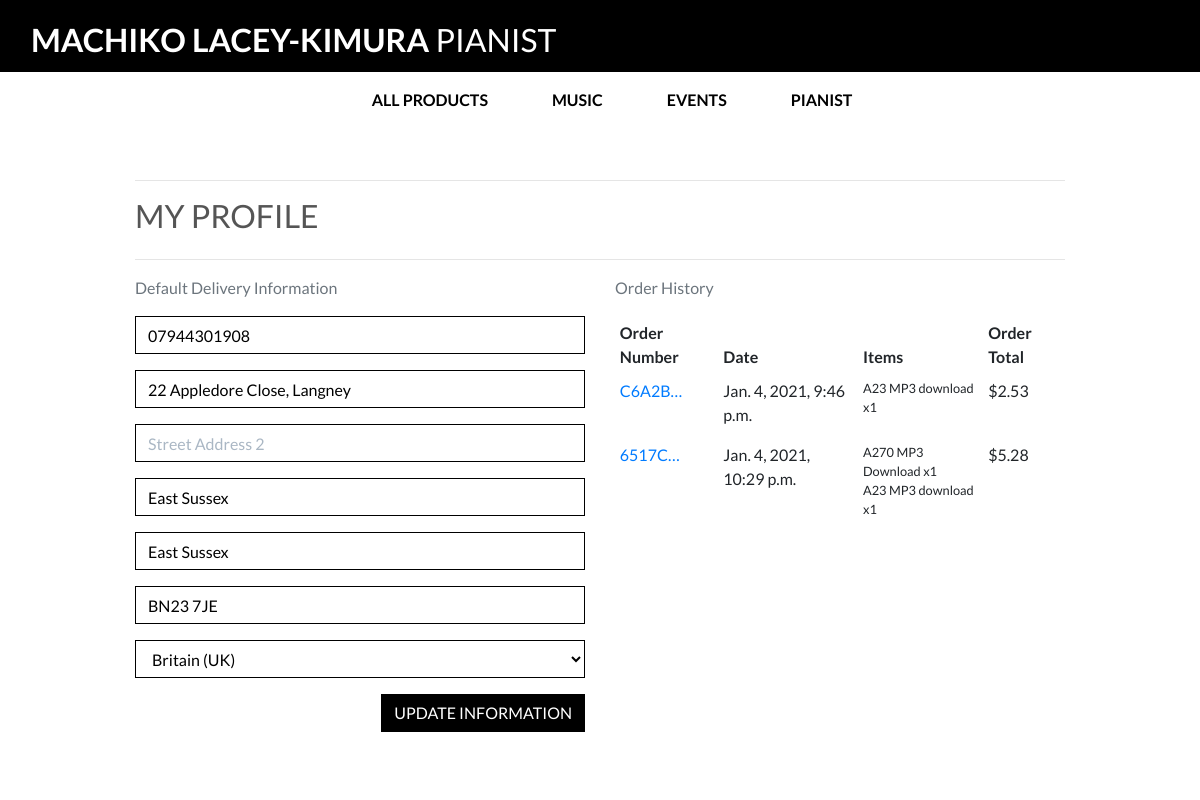
/profile/ (signed in), run on the app's committed database.
### profiles/models.py (models this page shows, shortened)
class UserProfile(models.Model):
    user = models.OneToOneField(User, on_delete=models.CASCADE)
    default_phone_number = models.CharField(max_length=20, null=True, blank=True)
    default_street_address1 = models.CharField(max_length=80, null=True, blank=True)
    default_street_address2 = models.CharField(max_length=80, null=True, blank=True)
    default_town_or_city = models.CharField(max_length=40, null=True, blank=True)
    default_county = models.CharField(max_length=80, null=True, blank=True)
    default_postcode = models.CharField(max_length=20, null=True, blank=True)
    default_country = CountryField(blank_label='Country', null=True, blank=True)

### checkout/models.py (models this page shows, shortened)
class Order(models.Model):
    order_number = models.CharField(max_length=32, null=False, editable=False)
    user_profile = models.ForeignKey(UserProfile, on_delete=models.SET_NULL,
                                     null=True, blank=True, related_name='orders')
    full_name = models.CharField(max_length=50, null=False, blank=False)
    email = models.EmailField(max_length=254, null=False, blank=False)
    phone_number = models.CharField(max_length=20, null=False, blank=False)
    country = CountryField(blank_label='Country *', null=False, blank=False)
    postcode = models.CharField(max_length=20, null=True, blank=True)
    town_or_city = models.CharField(max_length=40, null=False, blank=False)
    street_address1 = models.CharField(max_length=80, null=False, blank=False)
    street_address2 = models.CharField(max_length=80, null=True, blank=True)
    county = models.CharField(max_length=80, null=True, blank=True)
    date = models.DateTimeField(auto_now_add=True)
    delivery_cost = models.DecimalField(max_digits=6, decimal_places=2, null=False, default=0)
    order_total = models.DecimalField(max_digits=10, decimal_places=2, null=False, default=0)
    grand_total = models.DecimalField(max_digits=10, decimal_places=2, null=False, default=0)
    original_bag = models.TextField(null=False, blank=False, default='')
    stripe_pid = models.CharField(max_length=254, null=False, blank=False, default='')

class OrderLineItem(models.Model):
    order = models.ForeignKey(Order, null=False, blank=False, on_delete=models.CASCADE, related_name='lineitems')
    product = models.ForeignKey(Product, null=False, blank=False, on_delete=models.CASCADE)
    product_size = models.CharField(max_length=2, null=True, blank=True) # XS, S, M, L, XL
    quantity = models.IntegerField(null=False, blank=False, default=0)
    lineitem_total = models.DecimalField(max_digits=6, decimal_places=2, null=False, blank=False, editable=False)

### products/models.py (models this page shows, shortened)
class Product(models.Model):
    category = models.ForeignKey('Category', null=True, blank=True, on_delete=models.SET_NULL)
    sku = models.CharField(max_length=254, null=True, blank=True)
    name = models.CharField(max_length=254)
    description = models.TextField()
    has_sizes = models.BooleanField(default=False, null=True, blank=True)
    price = models.DecimalField(max_digits=6, decimal_places=2)
    rating = models.DecimalField(max_digits=6, decimal_places=2, null=True, blank=True)
    image_url = models.URLField(max_length=1024, null=True, blank=True)
    image = models.ImageField(null=True, blank=True)

### profiles/views.py (the view)
# urls.py: path('profile/', include('profiles.urls')),
@login_required
def profile(request):
    profile = get_object_or_404(UserProfile, user=request.user)
    if request.method == 'POST':
        form = UserProfileForm(request.POST, instance=profile)
        if form.is_valid():
            form.save()
            messages.success(request, 'Profile updated successfully')
        else:
            messages.error(request, 'Update failed. Please ensure the form is valid.')
    else:
        form = UserProfileForm(instance=profile)
    orders = profile.orders.all()
    template = 'profiles/profile.html'
    context = {
        'form': form,
        'orders': orders,
        'on_profile_page': True
    }
    return render(request, template, context)

### profiles/forms.py
class UserProfileForm(forms.ModelForm):
    class Meta:
        model = UserProfile
        exclude = ('user',)
    def __init__(self, *args, **kwargs):
        super().__init__(*args, **kwargs)
        placeholders = {
            'default_phone_number': 'Phone Number',
            'default_postcode': 'Postal Code',
            'default_town_or_city': 'Town or City',
            'default_street_address1': 'Street Address 1',
            'default_street_address2': 'Street Address 2',
            'default_county': 'County, State or Locality',
        }
        self.fields['default_phone_number'].widget.attrs['autofocus'] = True
        for field in self.fields:
            if field != 'default_country':
                if self.fields[field].required:
                    placeholder = f'{placeholders[field]} *'
                else:
                    placeholder = placeholders[field]
                self.fields[field].widget.attrs['placeholder'] = placeholder
            self.fields[field].widget.attrs['class'] = 'border-black rounded-0 profile-form-input'
            self.fields[field].label = False

### bag/contexts.py (called while the page is built, shortened)
def bag_contents(request):
    bag_items = []
    total = 0
    product_count = 0
    bag = request.session.get('bag', {})
    if total < settings.FREE_DELIVERY_THRESHOLD:
        delivery = total * Decimal(settings.STANDARD_DELIVERY_PERCENTAGE / 100)
        free_delivery_delta = settings.FREE_DELIVERY_THRESHOLD - total
    else:
        delivery = 0
        free_delivery_delta = 0
    grand_total = delivery + total
    context = {
        'bag_items': bag_items,
        'total': total,
        'product_count': product_count,
        'delivery': delivery,
        'free_delivery_delta': free_delivery_delta,
        'free_delivery_threshold': settings.FREE_DELIVERY_THRESHOLD,
        'grand_total': grand_total,
    }
    return context

### profiles/templates/profiles/profile.html (shortened to what this page needs)
{% extends "base.html" %}
{% load static %}
{% block extra_css %}
    <link rel="stylesheet" href="{% static 'profiles/css/profile.css' %}">
{% endblock %}
{% block page_header %}
    <div class="container header-container">
    </div>
{% endblock %}
{% block content %}
    <div class="overlay"></div>
    <div class="container">
        <div class="row">
            <div class="col">
                <hr>
                <h2 class="logo-font mb-4">My Profile</h2>
                <hr>
            </div>
        </div>
        <div class="row">
            <div class="col-12 col-lg-6">
                <p class="text-muted">Default Delivery Information</p>
                <form class="mt-3" action="{% url 'profile' %}" method="POST" id="profile-update-form">
                    {{ form|crispy }}
                    <button class="btn btn-black rounded-0 text-uppercase float-right">Update Information</button>
                </form>
            </div>
            <div class="col-12 col-lg-6">
                <p class="text-muted">Order History</p>
                <div class="order-history table-responsive">
                    <table class="table table-sm table-borderless">
                        <thead>
                            <tr>
                                <th>Order Number</th>
                                <th>Date</th>
                                <th>Items</th>
                                <th>Order Total</th>
                            </tr>
                        </thead>
                        <tbody>
                            {% for order in orders %}
                                <tr>
                                    <td>
                                        <a href="{% url 'order_history' order.order_number %}"
                                        title="{{ order.order_number }}">
                                            {{ order.order_number|truncatechars:6 }}
                                        </a>
                                    </td>
                                    <td>{{ order.date }}</td>
                                    <td>
                                        <ul class="list-unstyled">
                                            {% for item in order.lineitems.all %}
                                                <li class="small">
                                                    {{ item.product.name }} x{{ item.quantity }}
                                                </li>
                                            {% endfor %}
                                        </ul>
                                    </td>
                                    <td>${{ order.grand_total }}</td>
                                </tr>
                            {% endfor %}
                        </tbody>
                    </table>
                </div>
            </div>
        </div>
{% endblock %}

### static/css/base.css (style rules this page uses)
html { height: 100%; }
body { height: calc(100vh - 164px); color: #555; font-family: 'Lato', sans-serif; }
.logo-font { text-transform: uppercase; }
.btn-black { background: black; color: white; }
.border-black { border: 1px solid black !important; }
.overlay { height: 100%; width: 100%; top: 0; left: 0; position: fixed; background: white; z-index: -1; }
@media (min-width: 1200px) { .container { max-width: 80%; } }
@media (min-width: 992px) { .header-container { padding-top: 164px; } }

### profiles/static/profiles/css/profile.css (style rules this page uses)
.order-history { max-height: 416px; overflow-y: auto; }
#profile-update-form .form-control { color: #000; }
#profile-update-form input::placeholder { color: #aab7c4; }
#id_default_country, #id_default_country option:not(:first-child) { color: #000; }

### data on the page
UserProfile: default_phone_number "07944301908", default_street_address1 "22 Appledore Close, Langney", default_town_or_city "East Sussex", default_county "East Sussex", default_postcode "BN23 7JE", default_country "Britain (UK)"
Order: order_number "C6A2B…", date "Jan. 4, 2021, 9:46 p.m.", grand_total "2.53"
OrderLineItem: product.name "A23 MP3 download", quantity "1"
Order: order_number "6517C…", date "Jan. 4, 2021, 10:29 p.m.", grand_total "5.28"
OrderLineItem: product.name "A270 MP3 Download", quantity "1"
OrderLineItem: product.name "A23 MP3 download", quantity "1"
